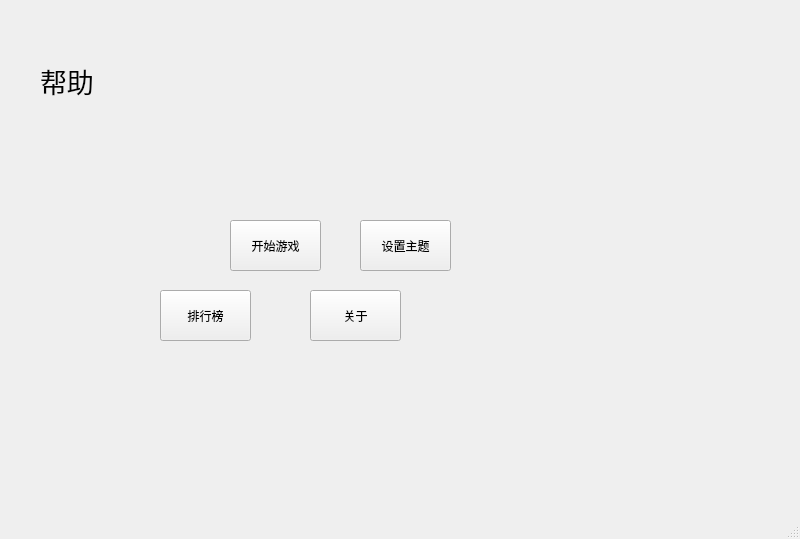
<?xml version="1.0" encoding="UTF-8"?>
<ui version="4.0">
 <class>Start</class>
 <widget class="QMainWindow" name="Start">
  <property name="geometry">
   <rect>
    <x>0</x>
    <y>0</y>
    <width>800</width>
    <height>539</height>
   </rect>
  </property>
  <property name="windowTitle">
   <string>宝石迷阵</string>
  </property>
  <property name="styleSheet">
   <string notr="true">#CBejeweledDlg{
border-image: url(:/res/images/background_2.png);}</string>
  </property>
  <widget class="QWidget" name="centralwidget">
   <widget class="QPushButton" name="btn_startToGame">
    <property name="geometry">
     <rect>
      <x>230</x>
      <y>220</y>
      <width>91</width>
      <height>51</height>
     </rect>
    </property>
    <property name="text">
     <string>开始游戏</string>
    </property>
    <property name="styleSheet">
     <string notr="true">border-image: url(:/res/images/pushbotton_background.png);
font: 75 11pt &quot;微软雅黑&quot;;</string>
    </property>
   </widget>
   <widget class="QPushButton" name="btn_mainToRank">
    <property name="geometry">
     <rect>
      <x>160</x>
      <y>290</y>
      <width>91</width>
      <height>51</height>
     </rect>
    </property>
    <property name="text">
     <string>排行榜</string>
    </property>
   </widget>
   <widget class="QLabel" name="label_welcome">
    <property name="geometry">
     <rect>
      <x>40</x>
      <y>60</y>
      <width>350</width>
      <height>41</height>
     </rect>
    </property>
    <property name="font">
     <font>
      <family>华文新魏</family>
      <pointsize>20</pointsize>
     </font>
    </property>
    <property name="text">
     <string/>
    </property>
    <property name="styleSheet">
    </property>
    <property name="text">
     <string>帮助</string>
    </property>
   </widget>
   <widget class="QPushButton" name="btn_about">
    <property name="geometry">
     <rect>
      <x>310</x>
      <y>290</y>
      <width>91</width>
      <height>51</height>
     </rect>
    </property>
    <property name="text">
     <string>关于</string>
    </property>
   </widget>
   <widget class="QPushButton" name="btn_themeChange">
    <property name="geometry">
     <rect>
      <x>360</x>
      <y>220</y>
      <width>91</width>
      <height>51</height>
     </rect>
    </property>
    <property name="text">
     <string>设置主题</string>
    </property>
   </widget>
  </widget>
  <widget class="QMenuBar" name="menubar">
   <property name="geometry">
    <rect>
     <x>0</x>
     <y>0</y>
     <width>800</width>
     <height>22</height>
    </rect>
   </property>
  </widget>
  <widget class="QStatusBar" name="statusbar"/>
 </widget>
 <resources/>
 <connections/>
</ui>
